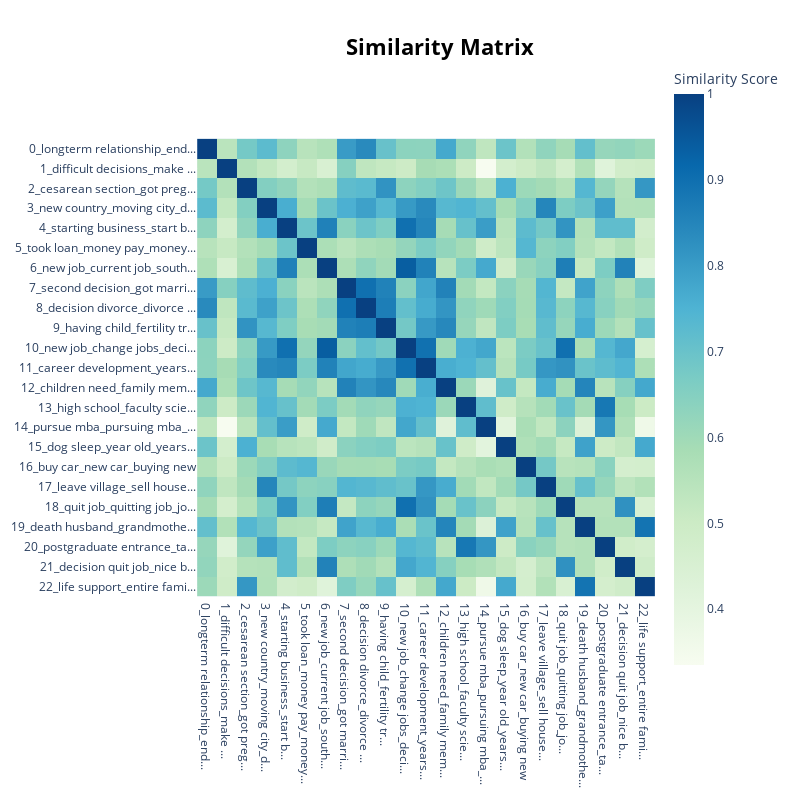

Notebook code for this chart:
### Code cell
topic_model.visualize_heatmap()

### Figure 1 — Plotly figure (JSON) as saved in the notebook; plotly's stock layout.template omitted (floating-point values rounded to 4 significant figures; data arrays with more than 128 entries replaced by an {"elided": "..."} marker saying what was removed)
{"data": [{"coloraxis": "coloraxis", "hovertemplate": "x: %{x}<br>y: %{y}<br>Similarity Score: %{z}<extra></extra>", "name": "0", "type": "heatmap", "x": ["0_longterm relationship_end...", "1_difficult decisions_make ...", "2_cesarean section_got preg...", "3_new country_moving city_d...", "4_starting business_start b...", "5_took loan_money pay_money...", "6_new job_current job_south...", "7_second decision_got marri...", "8_decision divorce_divorce ...", "9_having child_fertility tr...", "10_new job_change jobs_deci...", "11_career development_years...", "12_children need_family mem...", "13_high school_faculty scie...", "14_pursue mba_pursuing mba_...", "15_dog sleep_year old_years...", "16_buy car_new car_buying new", "17_leave village_sell house...", "18_quit job_quitting job_jo...", "19_death husband_grandmothe...", "20_postgraduate entrance_ta...", "21_decision quit job_nice b...", "22_life support_entire fami..."], "xaxis": "x", "y": ["0_longterm relationship_end...", "1_difficult decisions_make ...", "2_cesarean section_got preg...", "3_new country_moving city_d...", "4_starting business_start b...", "5_took loan_money pay_money...", "6_new job_current job_south...", "7_second decision_got marri...", "8_decision divorce_divorce ...", "9_having child_fertility tr...", "10_new job_change jobs_deci...", "11_career development_years...", "12_children need_family mem...", "13_high school_faculty scie...", "14_pursue mba_pursuing mba_...", "15_dog sleep_year old_years...", "16_buy car_new car_buying new", "17_leave village_sell house...", "18_quit job_quitting job_jo...", "19_death husband_grandmothe...", "20_postgraduate entrance_ta...", "21_decision quit job_nice b...", "22_life support_entire fami..."], "yaxis": "y", "z": {"elided": "23x23 float values"}}], "layout": {"coloraxis": {"colorbar": {"title": {"text": "Similarity Score"}}, "colorscale": [[0, "rgb(247,252,240)"], [0.125, "rgb(224,243,219)"], [0.25, "rgb(204,235,197)"], [0.375, "rgb(168,221,181)"], [0.5, "rgb(123,204,196)"], [0.625, "rgb(78,179,211)"], [0.75, "rgb(43,140,190)"], [0.875, "rgb(8,104,172)"], [1, "rgb(8,64,129)"]]}, "height": 800, "hoverlabel": {"bgcolor": "white", "font": {"family": "Rockwell", "size": 16}}, "legend": {"title": {"text": "Trend"}}, "margin": {"t": 60}, "showlegend": true, "title": {"font": {"color": "Black", "size": 22}, "text": "<b>Similarity Matrix</b>", "x": 0.55, "xanchor": "center", "y": 0.95, "yanchor": "top"}, "width": 800, "xaxis": {"anchor": "y", "constrain": "domain", "domain": [0, 1], "scaleanchor": "y"}, "yaxis": {"anchor": "x", "autorange": "reversed", "constrain": "domain", "domain": [0, 1]}}}
